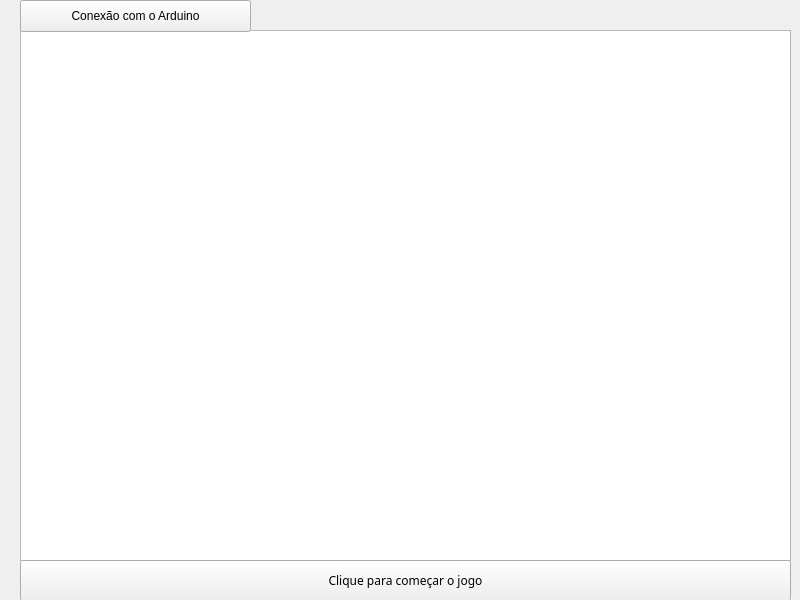
<?xml version="1.0" encoding="UTF-8"?>
<ui version="4.0">
 <class>Widget</class>
 <widget class="QWidget" name="Widget">
  <property name="geometry">
   <rect>
    <x>0</x>
    <y>0</y>
    <width>800</width>
    <height>600</height>
   </rect>
  </property>
  <property name="windowTitle">
   <string>Widget</string>
  </property>
  <widget class="QGraphicsView" name="graphicsView">
   <property name="geometry">
    <rect>
     <x>20</x>
     <y>30</y>
     <width>771</width>
     <height>531</height>
    </rect>
   </property>
   <property name="inputMethodHints">
    <set>Qt::ImhNone</set>
   </property>
   <property name="interactive">
    <bool>true</bool>
   </property>
  </widget>
  <widget class="QWidget" name="verticalLayoutWidget">
   <property name="geometry">
    <rect>
     <x>20</x>
     <y>560</y>
     <width>771</width>
     <height>41</height>
    </rect>
   </property>
   <layout class="QVBoxLayout" name="verticalLayout">
    <item>
     <widget class="QToolButton" name="Start_toolButton">
      <property name="sizePolicy">
       <sizepolicy hsizetype="Expanding" vsizetype="Expanding">
        <horstretch>0</horstretch>
        <verstretch>0</verstretch>
       </sizepolicy>
      </property>
      <property name="font">
       <font>
        <family>Sans Serif</family>
       </font>
      </property>
      <property name="text">
       <string>Clique para começar o jogo</string>
      </property>
     </widget>
    </item>
   </layout>
  </widget>
  <widget class="QWidget" name="gridLayoutWidget">
   <property name="geometry">
    <rect>
     <x>20</x>
     <y>0</y>
     <width>231</width>
     <height>32</height>
    </rect>
   </property>
   <layout class="QGridLayout" name="gridLayout">
    <item row="0" column="0">
     <widget class="QToolButton" name="Connect_toolButton">
      <property name="sizePolicy">
       <sizepolicy hsizetype="Expanding" vsizetype="Expanding">
        <horstretch>0</horstretch>
        <verstretch>0</verstretch>
       </sizepolicy>
      </property>
      <property name="text">
       <string>Conexão com o Arduino</string>
      </property>
     </widget>
    </item>
   </layout>
  </widget>
 </widget>
 <resources/>
 <connections/>
</ui>
